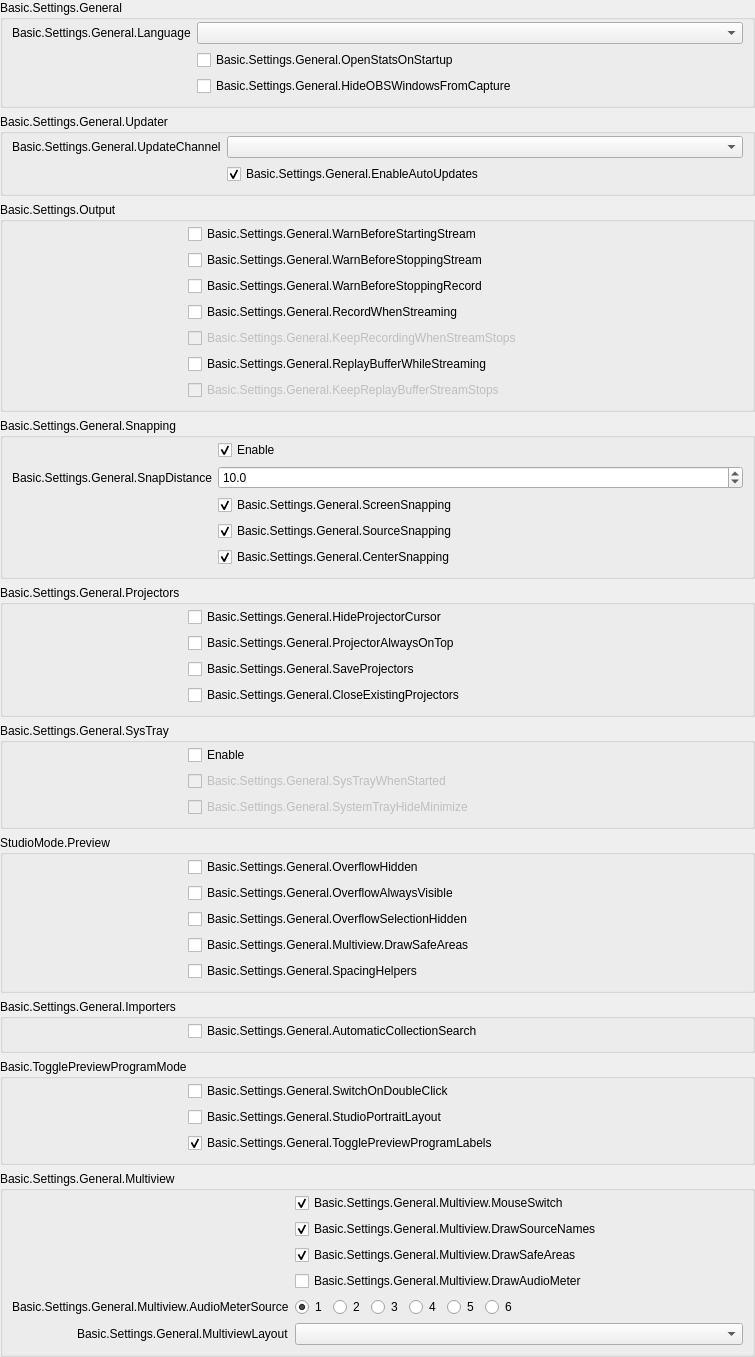
           <widget class="QWidget" name="scrollAreaWidgetContents_2">
            <property name="geometry">
             <rect>
              <x>0</x>
              <y>0</y>
              <width>755</width>
              <height>1260</height>
             </rect>
            </property>
            <layout class="QVBoxLayout" name="verticalLayout_19">
             <property name="leftMargin">
              <number>0</number>
             </property>
             <property name="topMargin">
              <number>0</number>
             </property>
             <property name="rightMargin">
              <number>0</number>
             </property>
             <property name="bottomMargin">
              <number>0</number>
             </property>
             <item>
              <widget class="QFrame" name="widget_2">
               <layout class="QVBoxLayout" name="verticalLayout_20">
                <property name="leftMargin">
                 <number>0</number>
                </property>
                <property name="topMargin">
                 <number>0</number>
                </property>
                <property name="rightMargin">
                 <number>0</number>
                </property>
                <property name="bottomMargin">
                 <number>0</number>
                </property>
                <item>
                 <widget class="QGroupBox" name="groupBox_15">
                  <property name="title">
                   <string>Basic.Settings.General</string>
                  </property>
                  <layout class="QFormLayout" name="formLayout_32">
                   <property name="fieldGrowthPolicy">
                    <enum>QFormLayout::AllNonFixedFieldsGrow</enum>
                   </property>
                   <property name="labelAlignment">
                    <set>Qt::AlignRight|Qt::AlignTrailing|Qt::AlignVCenter</set>
                   </property>
                   <property name="topMargin">
                    <number>2</number>
                   </property>
                   <item row="0" column="0">
                    <widget class="QLabel" name="label">
                     <property name="text">
                      <string>Basic.Settings.General.Language</string>
                     </property>
                     <property name="buddy">
                      <cstring>language</cstring>
                     </property>
                    </widget>
                   </item>
                   <item row="0" column="1">
                    <widget class="QComboBox" name="language"/>
                   </item>
                   <item row="1" column="0">
                    <spacer name="horizontalSpacer_3">
                     <property name="orientation">
                      <enum>Qt::Horizontal</enum>
                     </property>
                     <property name="sizeType">
                      <enum>QSizePolicy::Fixed</enum>
                     </property>
                     <property name="sizeHint" stdset="0">
                      <size>
                       <width>170</width>
                       <height>5</height>
                      </size>
                     </property>
                    </spacer>
                   </item>
                   <item row="1" column="1">
                    <widget class="QCheckBox" name="openStatsOnStartup">
                     <property name="text">
                      <string>Basic.Settings.General.OpenStatsOnStartup</string>
                     </property>
                    </widget>
                   </item>
                   <item row="2" column="1">
                    <widget class="QCheckBox" name="hideOBSFromCapture">
                     <property name="toolTip">
                      <string>Basic.Settings.General.HideOBSWindowsFromCapture.Tooltip</string>
                     </property>
                     <property name="text">
                      <string>Basic.Settings.General.HideOBSWindowsFromCapture</string>
                     </property>
                    </widget>
                   </item>
                  </layout>
                 </widget>
                </item>
                <item>
                 <widget class="QGroupBox" name="updateSettingsGroupBox">
                  <property name="title">
                   <string>Basic.Settings.General.Updater</string>
                  </property>
                  <layout class="QFormLayout" name="formLayout_20">
                   <property name="fieldGrowthPolicy">
                    <enum>QFormLayout::AllNonFixedFieldsGrow</enum>
                   </property>
                   <property name="labelAlignment">
                    <set>Qt::AlignRight|Qt::AlignTrailing|Qt::AlignVCenter</set>
                   </property>
                   <property name="topMargin">
                    <number>2</number>
                   </property>
                   <item row="0" column="0">
                    <widget class="QLabel" name="updateChannelLabel">
                     <property name="text">
                      <string>Basic.Settings.General.UpdateChannel</string>
                     </property>
                    </widget>
                   </item>
                   <item row="0" column="1">
                    <widget class="QComboBox" name="updateChannelBox">
                     <property name="editable">
                      <bool>false</bool>
                     </property>
                     <property name="currentText">
                      <string/>
                     </property>
                    </widget>
                   </item>
                   <item row="1" column="1">
                    <widget class="QCheckBox" name="enableAutoUpdates">
                     <property name="text">
                      <string>Basic.Settings.General.EnableAutoUpdates</string>
                     </property>
                     <property name="checked">
                      <bool>true</bool>
                     </property>
                    </widget>
                   </item>
                   <item row="1" column="0">
                    <spacer name="horizontalSpacer_29">
                     <property name="orientation">
                      <enum>Qt::Horizontal</enum>
                     </property>
                     <property name="sizeType">
                      <enum>QSizePolicy::Fixed</enum>
                     </property>
                     <property name="sizeHint" stdset="0">
                      <size>
                       <width>170</width>
                       <height>20</height>
                      </size>
                     </property>
                    </spacer>
                   </item>
                  </layout>
                 </widget>
                </item>
                <item>
                 <widget class="QGroupBox" name="groupBox_16">
                  <property name="title">
                   <string>Basic.Settings.Output</string>
                  </property>
                  <layout class="QFormLayout" name="formLayout_2">
                   <property name="fieldGrowthPolicy">
                    <enum>QFormLayout::AllNonFixedFieldsGrow</enum>
                   </property>
                   <property name="labelAlignment">
                    <set>Qt::AlignRight|Qt::AlignTrailing|Qt::AlignVCenter</set>
                   </property>
                   <property name="topMargin">
                    <number>2</number>
                   </property>
                   <item row="0" column="0">
                    <spacer name="horizontalSpacer_5">
                     <property name="orientation">
                      <enum>Qt::Horizontal</enum>
                     </property>
                     <property name="sizeType">
                      <enum>QSizePolicy::Fixed</enum>
                     </property>
                     <property name="sizeHint" stdset="0">
                      <size>
                       <width>170</width>
                       <height>5</height>
                      </size>
                     </property>
                    </spacer>
                   </item>
                   <item row="0" column="1">
                    <widget class="QCheckBox" name="warnBeforeStreamStart">
                     <property name="text">
                      <string>Basic.Settings.General.WarnBeforeStartingStream</string>
                     </property>
                    </widget>
                   </item>
                   <item row="1" column="1">
                    <widget class="QCheckBox" name="warnBeforeStreamStop">
                     <property name="text">
                      <string>Basic.Settings.General.WarnBeforeStoppingStream</string>
                     </property>
                    </widget>
                   </item>
                   <item row="2" column="1">
                    <widget class="QCheckBox" name="warnBeforeRecordStop">
                     <property name="text">
                      <string>Basic.Settings.General.WarnBeforeStoppingRecord</string>
                     </property>
                    </widget>
                   </item>
                   <item row="3" column="1">
                    <widget class="QCheckBox" name="recordWhenStreaming">
                     <property name="text">
                      <string>Basic.Settings.General.RecordWhenStreaming</string>
                     </property>
                    </widget>
                   </item>
                   <item row="4" column="1">
                    <widget class="QCheckBox" name="keepRecordStreamStops">
                     <property name="enabled">
                      <bool>false</bool>
                     </property>
                     <property name="text">
                      <string>Basic.Settings.General.KeepRecordingWhenStreamStops</string>
                     </property>
                    </widget>
                   </item>
                   <item row="5" column="1">
                    <widget class="QCheckBox" name="replayWhileStreaming">
                     <property name="text">
                      <string>Basic.Settings.General.ReplayBufferWhileStreaming</string>
                     </property>
                    </widget>
                   </item>
                   <item row="6" column="1">
                    <widget class="QCheckBox" name="keepReplayStreamStops">
                     <property name="enabled">
                      <bool>false</bool>
                     </property>
                     <property name="text">
                      <string>Basic.Settings.General.KeepReplayBufferStreamStops</string>
                     </property>
                    </widget>
                   </item>
                  </layout>
                 </widget>
                </item>
                <item>
                 <widget class="QGroupBox" name="groupBox_10">
                  <property name="enabled">
                   <bool>true</bool>
                  </property>
                  <property name="title">
                   <string>Basic.Settings.General.Snapping</string>
                  </property>
                  <property name="flat">
                   <bool>false</bool>
                  </property>
                  <layout class="QFormLayout" name="formLayout_21">
                   <property name="fieldGrowthPolicy">
                    <enum>QFormLayout::AllNonFixedFieldsGrow</enum>
                   </property>
                   <property name="labelAlignment">
                    <set>Qt::AlignRight|Qt::AlignTrailing|Qt::AlignVCenter</set>
                   </property>
                   <property name="topMargin">
                    <number>2</number>
                   </property>
                   <item row="0" column="1">
                    <widget class="QCheckBox" name="snappingEnabled">
                     <property name="text">
                      <string>Enable</string>
                     </property>
                     <property name="checked">
                      <bool>true</bool>
                     </property>
                    </widget>
                   </item>
                   <item row="2" column="1">
                    <widget class="QCheckBox" name="screenSnapping">
                     <property name="text">
                      <string>Basic.Settings.General.ScreenSnapping</string>
                     </property>
                     <property name="checked">
                      <bool>true</bool>
                     </property>
                    </widget>
                   </item>
                   <item row="4" column="1">
                    <widget class="QCheckBox" name="centerSnapping">
                     <property name="text">
                      <string>Basic.Settings.General.CenterSnapping</string>
                     </property>
                     <property name="checked">
                      <bool>true</bool>
                     </property>
                    </widget>
                   </item>
                   <item row="3" column="1">
                    <widget class="QCheckBox" name="sourceSnapping">
                     <property name="text">
                      <string>Basic.Settings.General.SourceSnapping</string>
                     </property>
                     <property name="checked">
                      <bool>true</bool>
                     </property>
                    </widget>
                   </item>
                   <item row="1" column="1">
                    <widget class="QDoubleSpinBox" name="snapDistance">
                     <property name="decimals">
                      <number>1</number>
                     </property>
                     <property name="singleStep">
                      <double>0.500000000000000</double>
                     </property>
                     <property name="value">
                      <double>10.000000000000000</double>
                     </property>
                    </widget>
                   </item>
                   <item row="1" column="0">
                    <widget class="QLabel" name="label_9">
                     <property name="text">
                      <string>Basic.Settings.General.SnapDistance</string>
                     </property>
                     <property name="buddy">
                      <cstring>snapDistance</cstring>
                     </property>
                    </widget>
                   </item>
                   <item row="3" column="0">
                    <spacer name="horizontalSpacer_4">
                     <property name="orientation">
                      <enum>Qt::Horizontal</enum>
                     </property>
                     <property name="sizeType">
                      <enum>QSizePolicy::Fixed</enum>
                     </property>
                     <property name="sizeHint" stdset="0">
                      <size>
                       <width>170</width>
                       <height>5</height>
                      </size>
                     </property>
                    </spacer>
                   </item>
                  </layout>
                 </widget>
                </item>
                <item>
                 <widget class="QGroupBox" name="groupBox_14">
                  <property name="title">
                   <string>Basic.Settings.General.Projectors</string>
                  </property>
                  <layout class="QFormLayout" name="formLayout_28">
                   <property name="fieldGrowthPolicy">
                    <enum>QFormLayout::AllNonFixedFieldsGrow</enum>
                   </property>
                   <property name="labelAlignment">
                    <set>Qt::AlignRight|Qt::AlignTrailing|Qt::AlignVCenter</set>
                   </property>
                   <property name="topMargin">
                    <number>2</number>
                   </property>
                   <item row="0" column="1">
                    <widget class="QCheckBox" name="hideProjectorCursor">
                     <property name="text">
                      <string>Basic.Settings.General.HideProjectorCursor</string>
                     </property>
                    </widget>
                   </item>
                   <item row="1" column="1">
                    <widget class="QCheckBox" name="projectorAlwaysOnTop">
                     <property name="text">
                      <string>Basic.Settings.General.ProjectorAlwaysOnTop</string>
                     </property>
                    </widget>
                   </item>
                   <item row="2" column="1">
                    <widget class="QCheckBox" name="saveProjectors">
                     <property name="text">
                      <string>Basic.Settings.General.SaveProjectors</string>
                     </property>
                    </widget>
                   </item>
                   <item row="3" column="1">
                    <widget class="QCheckBox" name="closeProjectors">
                     <property name="text">
                      <string>Basic.Settings.General.CloseExistingProjectors</string>
                     </property>
                    </widget>
                   </item>
                   <item row="1" column="0">
                    <spacer name="horizontalSpacer">
                     <property name="orientation">
                      <enum>Qt::Horizontal</enum>
                     </property>
                     <property name="sizeType">
                      <enum>QSizePolicy::Fixed</enum>
                     </property>
                     <property name="sizeHint" stdset="0">
                      <size>
                       <width>170</width>
                       <height>5</height>
                      </size>
                     </property>
                    </spacer>
                   </item>
                  </layout>
                 </widget>
                </item>
                <item>
                 <widget class="QGroupBox" name="groupBox_13">
                  <property name="title">
                   <string>Basic.Settings.General.SysTray</string>
                  </property>
                  <layout class="QFormLayout" name="formLayout_29">
                   <property name="fieldGrowthPolicy">
                    <enum>QFormLayout::AllNonFixedFieldsGrow</enum>
                   </property>
                   <property name="labelAlignment">
                    <set>Qt::AlignRight|Qt::AlignTrailing|Qt::AlignVCenter</set>
                   </property>
                   <property name="topMargin">
                    <number>2</number>
                   </property>
                   <item row="0" column="1">
                    <widget class="QCheckBox" name="systemTrayEnabled">
                     <property name="text">
                      <string>Enable</string>
                     </property>
                    </widget>
                   </item>
                   <item row="1" column="1">
                    <widget class="QCheckBox" name="systemTrayWhenStarted">
                     <property name="enabled">
                      <bool>false</bool>
                     </property>
                     <property name="text">
                      <string>Basic.Settings.General.SysTrayWhenStarted</string>
                     </property>
                    </widget>
                   </item>
                   <item row="2" column="1">
                    <widget class="QCheckBox" name="systemTrayAlways">
                     <property name="enabled">
                      <bool>false</bool>
                     </property>
                     <property name="text">
                      <string>Basic.Settings.General.SystemTrayHideMinimize</string>
                     </property>
                    </widget>
                   </item>
                   <item row="1" column="0">
                    <spacer name="horizontalSpacer_2">
                     <property name="orientation">
                      <enum>Qt::Horizontal</enum>
                     </property>
                     <property name="sizeType">
                      <enum>QSizePolicy::Fixed</enum>
                     </property>
                     <property name="sizeHint" stdset="0">
                      <size>
                       <width>170</width>
                       <height>5</height>
                      </size>
                     </property>
                    </spacer>
                   </item>
                  </layout>
                 </widget>
                </item>
                <item>
                 <widget class="QGroupBox" name="groupBox_18">
                  <property name="title">
                   <string>StudioMode.Preview</string>
                  </property>
                  <layout class="QFormLayout" name="formLayout_35">
                   <property name="fieldGrowthPolicy">
                    <enum>QFormLayout::AllNonFixedFieldsGrow</enum>
                   </property>
                   <property name="labelAlignment">
                    <set>Qt::AlignRight|Qt::AlignTrailing|Qt::AlignVCenter</set>
                   </property>
                   <property name="topMargin">
                    <number>2</number>
                   </property>
                   <item row="1" column="1">
                    <widget class="QCheckBox" name="overflowAlwaysVisible">
                     <property name="text">
                      <string>Basic.Settings.General.OverflowAlwaysVisible</string>
                     </property>
                    </widget>
                   </item>
                   <item row="0" column="0">
                    <spacer name="horizontalSpacer_25">
                     <property name="orientation">
                      <enum>Qt::Horizontal</enum>
                     </property>
                     <property name="sizeHint" stdset="0">
                      <size>
                       <width>170</width>
                       <height>5</height>
                      </size>
                     </property>
                    </spacer>
                   </item>
                   <item row="2" column="1">
                    <widget class="QCheckBox" name="overflowSelectionHide">
                     <property name="text">
                      <string>Basic.Settings.General.OverflowSelectionHidden</string>
                     </property>
                    </widget>
                   </item>
                   <item row="3" column="1">
                    <widget class="QCheckBox" name="previewSafeAreas">
                     <property name="text">
                      <string>Basic.Settings.General.Multiview.DrawSafeAreas</string>
                     </property>
                    </widget>
                   </item>
                   <item row="4" column="1">
                    <widget class="QCheckBox" name="previewSpacingHelpers">
                     <property name="text">
                      <string>Basic.Settings.General.SpacingHelpers</string>
                     </property>
                    </widget>
                   </item>
                   <item row="0" column="1">
                    <widget class="QCheckBox" name="overflowHide">
                     <property name="text">
                      <string>Basic.Settings.General.OverflowHidden</string>
                     </property>
                    </widget>
                   </item>
                  </layout>
                 </widget>
                </item>
                <item>
                 <widget class="QGroupBox" name="groupBox_19">
                  <property name="title">
                   <string>Basic.Settings.General.Importers</string>
                  </property>
                  <layout class="QFormLayout" name="formLayout_36">
                   <property name="fieldGrowthPolicy">
                    <enum>QFormLayout::AllNonFixedFieldsGrow</enum>
                   </property>
                   <property name="labelAlignment">
                    <set>Qt::AlignRight|Qt::AlignTrailing|Qt::AlignVCenter</set>
                   </property>
                   <property name="topMargin">
                    <number>2</number>
                   </property>
                   <item row="0" column="0">
                    <spacer name="horizontalSpacer_26">
                     <property name="orientation">
                      <enum>Qt::Horizontal</enum>
                     </property>
                     <property name="sizeHint" stdset="0">
                      <size>
                       <width>170</width>
                       <height>5</height>
                      </size>
                     </property>
                    </spacer>
                   </item>
                   <item row="0" column="1">
                    <widget class="QCheckBox" name="automaticSearch">
                     <property name="text">
                      <string>Basic.Settings.General.AutomaticCollectionSearch</string>
                     </property>
                    </widget>
                   </item>
                  </layout>
                 </widget>
                </item>
                <item>
                 <widget class="QGroupBox" name="groupBox_11">
                  <property name="title">
                   <string>Basic.TogglePreviewProgramMode</string>
                  </property>
                  <layout class="QFormLayout" name="formLayout_31">
                   <property name="fieldGrowthPolicy">
                    <enum>QFormLayout::AllNonFixedFieldsGrow</enum>
                   </property>
                   <property name="labelAlignment">
                    <set>Qt::AlignRight|Qt::AlignTrailing|Qt::AlignVCenter</set>
                   </property>
                   <property name="topMargin">
                    <number>2</number>
                   </property>
                   <item row="0" column="1">
                    <widget class="QCheckBox" name="doubleClickSwitch">
                     <property name="text">
                      <string>Basic.Settings.General.SwitchOnDoubleClick</string>
                     </property>
                    </widget>
                   </item>
                   <item row="0" column="0">
                    <spacer name="horizontalSpacer_6">
                     <property name="orientation">
                      <enum>Qt::Horizontal</enum>
                     </property>
                     <property name="sizeHint" stdset="0">
                      <size>
                       <width>170</width>
                       <height>5</height>
                      </size>
                     </property>
                    </spacer>
                   </item>
                   <item row="1" column="1">
                    <widget class="QCheckBox" name="studioPortraitLayout">
                     <property name="text">
                      <string>Basic.Settings.General.StudioPortraitLayout</string>
                     </property>
                    </widget>
                   </item>
                   <item row="2" column="1">
                    <widget class="QCheckBox" name="prevProgLabelToggle">
                     <property name="text">
                      <string>Basic.Settings.General.TogglePreviewProgramLabels</string>
                     </property>
                     <property name="checked">
                      <bool>true</bool>
                     </property>
                    </widget>
                   </item>
                  </layout>
                 </widget>
                </item>
                <item>
                 <widget class="QGroupBox" name="groupBoxMultiview">
                  <property name="title">
                   <string>Basic.Settings.General.Multiview</string>
                  </property>
                  <layout class="QFormLayout" name="formLayoutMultiview">
                   <property name="fieldGrowthPolicy">
                    <enum>QFormLayout::AllNonFixedFieldsGrow</enum>
                   </property>
                   <property name="labelAlignment">
                    <set>Qt::AlignRight|Qt::AlignTrailing|Qt::AlignVCenter</set>
                   </property>
                   <property name="topMargin">
                    <number>2</number>
                   </property>
                   <item row="0" column="0">
                    <spacer name="horizontalSpacerMultiview">
                     <property name="orientation">
                      <enum>Qt::Horizontal</enum>
                     </property>
                     <property name="sizeType">
                      <enum>QSizePolicy::Fixed</enum>
                     </property>
                     <property name="sizeHint" stdset="0">
                      <size>
                       <width>170</width>
                       <height>5</height>
                      </size>
                     </property>
                    </spacer>
                   </item>
                   <item row="0" column="1">
                    <widget class="QCheckBox" name="multiviewMouseSwitch">
                     <property name="text">
                      <string>Basic.Settings.General.Multiview.MouseSwitch</string>
                     </property>
                     <property name="checked">
                      <bool>true</bool>
                     </property>
                    </widget>
                   </item>
                   <item row="1" column="1">
                    <widget class="QCheckBox" name="multiviewDrawNames">
                     <property name="text">
                      <string>Basic.Settings.General.Multiview.DrawSourceNames</string>
                     </property>
                     <property name="checked">
                      <bool>true</bool>
                     </property>
                    </widget>
                   </item>
                   <item row="2" column="1">
                    <widget class="QCheckBox" name="multiviewDrawAreas">
                     <property name="text">
                      <string>Basic.Settings.General.Multiview.DrawSafeAreas</string>
                     </property>
                     <property name="checked">
                      <bool>true</bool>
                     </property>
                    </widget>
                   </item>
                   <item row="3" column="1">
                    <widget class="QCheckBox" name="multiviewDrawAudioMeter">
                     <property name="text">
                      <string>Basic.Settings.General.Multiview.DrawAudioMeter</string>
                     </property>
                    </widget>
                   </item>
                   <item row="4" column="1">
                    <widget class="QFrame" name="multiviewSingleTracks">
                     <property name="sizePolicy">
                      <sizepolicy hsizetype="Maximum" vsizetype="Preferred">
                       <horstretch>0</horstretch>
                       <verstretch>0</verstretch>
                      </sizepolicy>
                     </property>
                     <layout class="QHBoxLayout" name="horizontalLayout_multitracks">
                      <property name="leftMargin">
                       <number>0</number>
                      </property>
                      <property name="topMargin">
                       <number>0</number>
                      </property>
                      <property name="rightMargin">
                       <number>0</number>
                      </property>
                      <property name="bottomMargin">
                       <number>0</number>
                      </property>
                      <item>
                       <widget class="QRadioButton" name="multiviewOutTrack1">
                        <property name="text">
                         <string notr="true">1</string>
                        </property>
                        <property name="checked">
                         <bool>true</bool>
                        </property>
                       </widget>
                      </item>
                      <item>
                       <widget class="QRadioButton" name="multiviewOutTrack2">
                        <property name="text">
                         <string notr="true">2</string>
                        </property>
                       </widget>
                      </item>
                      <item>
                       <widget class="QRadioButton" name="multiviewOutTrack3">
                        <property name="text">
                         <string notr="true">3</string>
                        </property>
                       </widget>
                      </item>
                      <item>
                       <widget class="QRadioButton" name="multiviewOutTrack4">
                        <property name="text">
                         <string notr="true">4</string>
                        </property>
                       </widget>
                      </item>
                      <item>
                       <widget class="QRadioButton" name="multiviewOutTrack5">
                        <property name="text">
                         <string notr="true">5</string>
                        </property>
                       </widget>
                      </item>
                      <item>
                       <widget class="QRadioButton" name="multiviewOutTrack6">
                        <property name="text">
                         <string notr="true">6</string>
                        </property>
                       </widget>
                      </item>
                     </layout>
                    </widget>
                   </item>
                   <item row="4" column="0">
                    <widget class="QLabel" name="label_64">
                     <property name="text">
                      <string>Basic.Settings.General.Multiview.AudioMeterSource</string>
                     </property>
                     <property name="buddy">
                      <cstring>multiviewLayout</cstring>
                     </property>
                    </widget>
                   </item>
                   <item row="5" column="1">
                    <widget class="QComboBox" name="multiviewLayout"/>
                   </item>
                   <item row="5" column="0">
                    <widget class="QLabel" name="label_64">
                     <property name="text">
                      <string>Basic.Settings.General.MultiviewLayout</string>
                     </property>
                     <property name="buddy">
                      <cstring>multiviewLayout</cstring>
                     </property>
                    </widget>
                   </item>
                  </layout>
                 </widget>
                </item>
                <item>
                 <spacer name="verticalSpacer_11">
                  <property name="orientation">
                   <enum>Qt::Vertical</enum>
                  </property>
                  <property name="sizeHint" stdset="0">
                   <size>
                    <width>20</width>
                    <height>40</height>
                   </size>
                  </property>
                 </spacer>
                </item>
               </layout>
              </widget>
             </item>
            </layout>
           </widget>
